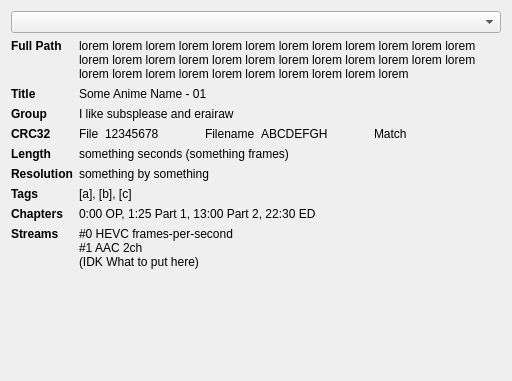
<?xml version="1.0" encoding="UTF-8"?>
<ui version="4.0">
 <class>source_info_widget</class>
 <widget class="QWidget" name="source_info_widget">
  <property name="geometry">
   <rect>
    <x>0</x>
    <y>0</y>
    <width>512</width>
    <height>381</height>
   </rect>
  </property>
  <property name="windowTitle">
   <string>Form</string>
  </property>
  <layout class="QVBoxLayout" name="verticalLayout">
   <item>
    <widget class="QComboBox" name="comboBox_inputSourcesList"/>
   </item>
   <item>
    <widget class="QFrame" name="frame">
     <layout class="QFormLayout" name="formLayout">
      <property name="leftMargin">
       <number>0</number>
      </property>
      <property name="topMargin">
       <number>0</number>
      </property>
      <property name="rightMargin">
       <number>0</number>
      </property>
      <property name="bottomMargin">
       <number>0</number>
      </property>
      <item row="0" column="0">
       <widget class="QLabel" name="label_fullPathTitle">
        <property name="font">
         <font>
          <bold>true</bold>
         </font>
        </property>
        <property name="text">
         <string>Full Path</string>
        </property>
        <property name="alignment">
         <set>Qt::AlignLeading|Qt::AlignLeft|Qt::AlignTop</set>
        </property>
       </widget>
      </item>
      <item row="0" column="1">
       <widget class="QLabel" name="label_fullPathContent">
        <property name="text">
         <string notr="true">lorem lorem lorem lorem lorem lorem lorem lorem lorem lorem lorem lorem lorem lorem lorem lorem lorem lorem lorem lorem lorem lorem lorem lorem lorem lorem lorem lorem lorem lorem lorem lorem lorem lorem </string>
        </property>
        <property name="textFormat">
         <enum>Qt::PlainText</enum>
        </property>
        <property name="alignment">
         <set>Qt::AlignLeading|Qt::AlignLeft|Qt::AlignTop</set>
        </property>
        <property name="wordWrap">
         <bool>true</bool>
        </property>
       </widget>
      </item>
      <item row="1" column="0">
       <widget class="QLabel" name="label_animeNameTitle">
        <property name="font">
         <font>
          <bold>true</bold>
         </font>
        </property>
        <property name="text">
         <string>Title</string>
        </property>
       </widget>
      </item>
      <item row="1" column="1">
       <widget class="QLabel" name="label_animeNameContent">
        <property name="text">
         <string notr="true">Some Anime Name - 01</string>
        </property>
       </widget>
      </item>
      <item row="2" column="0">
       <widget class="QLabel" name="label_groupTitle">
        <property name="font">
         <font>
          <bold>true</bold>
         </font>
        </property>
        <property name="text">
         <string>Group</string>
        </property>
        <property name="alignment">
         <set>Qt::AlignLeading|Qt::AlignLeft|Qt::AlignTop</set>
        </property>
       </widget>
      </item>
      <item row="2" column="1">
       <widget class="QLabel" name="label_groupContent">
        <property name="text">
         <string notr="true">I like subsplease and erairaw</string>
        </property>
       </widget>
      </item>
      <item row="3" column="0">
       <widget class="QLabel" name="label_CRC32Title">
        <property name="font">
         <font>
          <bold>true</bold>
         </font>
        </property>
        <property name="text">
         <string>CRC32</string>
        </property>
        <property name="alignment">
         <set>Qt::AlignLeading|Qt::AlignLeft|Qt::AlignTop</set>
        </property>
       </widget>
      </item>
      <item row="3" column="1">
       <widget class="QFrame" name="frame_CRC32Content">
        <property name="frameShape">
         <enum>QFrame::NoFrame</enum>
        </property>
        <property name="frameShadow">
         <enum>QFrame::Raised</enum>
        </property>
        <layout class="QHBoxLayout" name="horizontalLayout">
         <property name="leftMargin">
          <number>0</number>
         </property>
         <property name="topMargin">
          <number>0</number>
         </property>
         <property name="rightMargin">
          <number>0</number>
         </property>
         <property name="bottomMargin">
          <number>0</number>
         </property>
         <item>
          <widget class="QLabel" name="label_CRC32FileT">
           <property name="sizePolicy">
            <sizepolicy hsizetype="Maximum" vsizetype="Preferred">
             <horstretch>0</horstretch>
             <verstretch>0</verstretch>
            </sizepolicy>
           </property>
           <property name="text">
            <string>File</string>
           </property>
          </widget>
         </item>
         <item>
          <widget class="QLabel" name="label_CRC32FileC">
           <property name="sizePolicy">
            <sizepolicy hsizetype="Maximum" vsizetype="Preferred">
             <horstretch>0</horstretch>
             <verstretch>0</verstretch>
            </sizepolicy>
           </property>
           <property name="text">
            <string notr="true">12345678</string>
           </property>
          </widget>
         </item>
         <item>
          <spacer name="horizontalSpacer_2">
           <property name="orientation">
            <enum>Qt::Horizontal</enum>
           </property>
           <property name="sizeType">
            <enum>QSizePolicy::Fixed</enum>
           </property>
           <property name="sizeHint" stdset="0">
            <size>
             <width>40</width>
             <height>0</height>
            </size>
           </property>
          </spacer>
         </item>
         <item>
          <widget class="QLabel" name="label_CRC32NameT">
           <property name="sizePolicy">
            <sizepolicy hsizetype="Maximum" vsizetype="Preferred">
             <horstretch>0</horstretch>
             <verstretch>0</verstretch>
            </sizepolicy>
           </property>
           <property name="text">
            <string>Filename</string>
           </property>
          </widget>
         </item>
         <item>
          <widget class="QLabel" name="label_CRC32NameC">
           <property name="sizePolicy">
            <sizepolicy hsizetype="Maximum" vsizetype="Preferred">
             <horstretch>0</horstretch>
             <verstretch>0</verstretch>
            </sizepolicy>
           </property>
           <property name="text">
            <string notr="true">ABCDEFGH</string>
           </property>
          </widget>
         </item>
         <item>
          <spacer name="horizontalSpacer">
           <property name="orientation">
            <enum>Qt::Horizontal</enum>
           </property>
           <property name="sizeType">
            <enum>QSizePolicy::Fixed</enum>
           </property>
           <property name="sizeHint" stdset="0">
            <size>
             <width>40</width>
             <height>0</height>
            </size>
           </property>
          </spacer>
         </item>
         <item>
          <widget class="QLabel" name="label_CRC32CheckResult">
           <property name="sizePolicy">
            <sizepolicy hsizetype="Minimum" vsizetype="Preferred">
             <horstretch>0</horstretch>
             <verstretch>0</verstretch>
            </sizepolicy>
           </property>
           <property name="text">
            <string notr="true">Match</string>
           </property>
          </widget>
         </item>
        </layout>
       </widget>
      </item>
      <item row="4" column="0">
       <widget class="QLabel" name="label_videoLengthT">
        <property name="font">
         <font>
          <bold>true</bold>
         </font>
        </property>
        <property name="text">
         <string>Length</string>
        </property>
       </widget>
      </item>
      <item row="4" column="1">
       <widget class="QLabel" name="label_videoLengthC">
        <property name="text">
         <string notr="true">something seconds (something frames)</string>
        </property>
       </widget>
      </item>
      <item row="5" column="0">
       <widget class="QLabel" name="label_resolutionT">
        <property name="font">
         <font>
          <bold>true</bold>
         </font>
        </property>
        <property name="text">
         <string>Resolution</string>
        </property>
       </widget>
      </item>
      <item row="5" column="1">
       <widget class="QLabel" name="label_resolutionC">
        <property name="text">
         <string notr="true">something by something</string>
        </property>
       </widget>
      </item>
      <item row="6" column="0">
       <widget class="QLabel" name="label_tagT">
        <property name="font">
         <font>
          <bold>true</bold>
         </font>
        </property>
        <property name="text">
         <string>Tags</string>
        </property>
       </widget>
      </item>
      <item row="6" column="1">
       <widget class="QLabel" name="label_tagC">
        <property name="text">
         <string notr="true">[a], [b], [c]</string>
        </property>
       </widget>
      </item>
      <item row="7" column="0">
       <widget class="QLabel" name="label_ChaptersTitle">
        <property name="font">
         <font>
          <bold>true</bold>
         </font>
        </property>
        <property name="text">
         <string>Chapters</string>
        </property>
       </widget>
      </item>
      <item row="7" column="1">
       <widget class="QLabel" name="label_ChaptersContent">
        <property name="text">
         <string notr="true">0:00 OP, 1:25 Part 1, 13:00 Part 2, 22:30 ED</string>
        </property>
       </widget>
      </item>
      <item row="8" column="0">
       <widget class="QLabel" name="label_StreamsT">
        <property name="font">
         <font>
          <bold>true</bold>
         </font>
        </property>
        <property name="text">
         <string>Streams</string>
        </property>
        <property name="alignment">
         <set>Qt::AlignLeading|Qt::AlignLeft|Qt::AlignTop</set>
        </property>
       </widget>
      </item>
      <item row="8" column="1">
       <widget class="QLabel" name="label_StreamsC">
        <property name="text">
         <string notr="true">#0 HEVC frames-per-second
#1 AAC 2ch
(IDK What to put here)</string>
        </property>
        <property name="textFormat">
         <enum>Qt::PlainText</enum>
        </property>
        <property name="wordWrap">
         <bool>true</bool>
        </property>
       </widget>
      </item>
     </layout>
    </widget>
   </item>
  </layout>
 </widget>
 <resources/>
 <connections/>
</ui>
